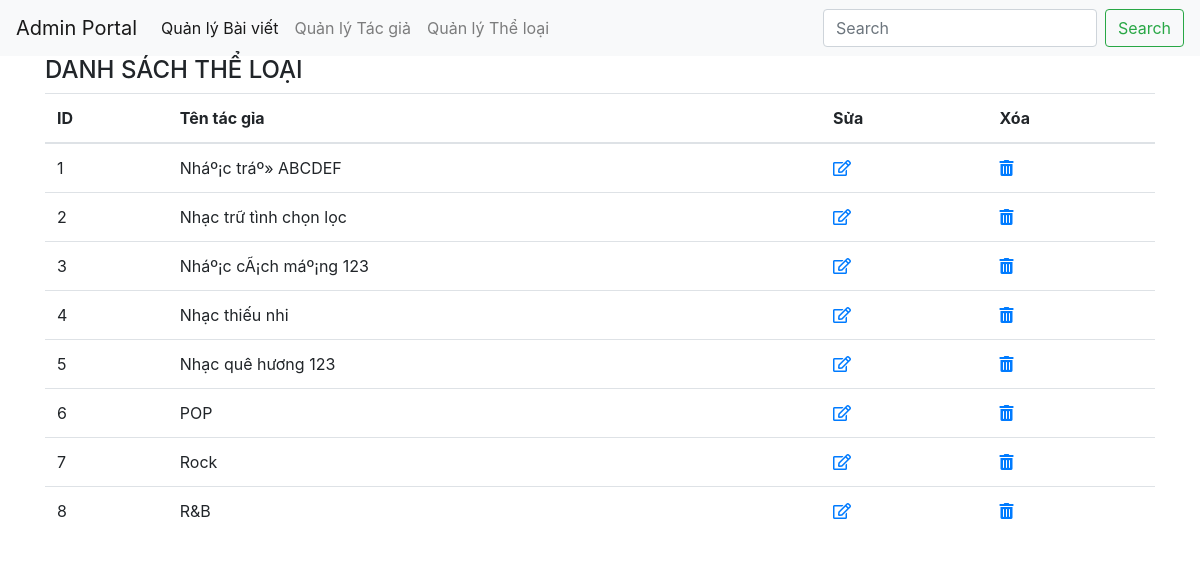
Screenshot of /admin/list_topic.php with the database file from the repository.
### tables this page shows
CREATE TABLE `theloai` (
  `ma_tloai` int(10) UNSIGNED NOT NULL,
  `ten_tloai` varchar(30) NOT NULL
);

### admin/list_topic.php (the view)
<?php
    include("header.php");
?>
      <main class="container">
            <div class="row">
                <div class="col-md-12">
                    <?php
                        require("config.php");
                        $sql = "SELECT * FROM theloai";
                        mysqli_set_charset($conn,'UTF8');
                        $result = mysqli_query($conn,$sql);
                        if(mysqli_num_rows($result)>0){
                            $post_list = mysqli_fetch_all($result);
                        }
                    ?>
                        <h4>DANH SÁCH THỂ LOẠI</h4>
                        <table class="table">
                        <thead>
                            <tr>
                                <th>ID</th>
                                <th>Tên tác gỉa</th>
                                <th>Sửa</th>
                                <th>Xóa</th>
                            </tr>
                        </thead>
                        <tbody>
                        <?php
                        foreach($post_list as $post){
                            echo '<tr>';
                            echo    '<td scope="row">'.$post[0].'</td>';
                            echo    '<td>'.$post[1].'</td>';
                            echo    '<td><a href="editTopic.php?id='.$post[0].'"><i class="far fa-edit"></i></a></td>';
                            echo    '<td><a href="deleteTopic.php?id='.$post[0].'"><i class="fas fa-trash-alt"></i></a></td>';
                            echo    '</tr>';
                        }
                        ?>
                        </tbody>
                    </table>
                </div>
            </div>
      </main>
<?php
    include("footer.php");
?>

### rows the page displays
theloai: ma_tloai "1", ten_tloai "Nháº¡c tráº» ABCDEF"
theloai: ma_tloai "2", ten_tloai "Nhạc trữ tình chọn lọc"
theloai: ma_tloai "3", ten_tloai "Nháº¡c cÃ¡ch máº¡ng 123"
theloai: ma_tloai "4", ten_tloai "Nhạc thiếu nhi"
theloai: ma_tloai "5", ten_tloai "Nhạc quê hương 123"
theloai: ma_tloai "6", ten_tloai "POP"
theloai: ma_tloai "7", ten_tloai "Rock"
theloai: ma_tloai "8", ten_tloai "R&B"
